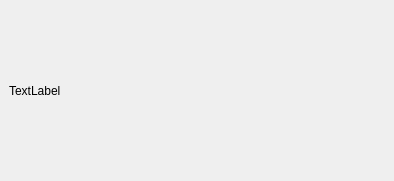
<?xml version="1.0" encoding="UTF-8"?>
<ui version="4.0">
 <class>MainWindow</class>
 <widget class="QMainWindow" name="MainWindow">
  <property name="geometry">
   <rect>
    <x>0</x>
    <y>0</y>
    <width>394</width>
    <height>181</height>
   </rect>
  </property>
  <property name="windowTitle">
   <string>MainWindow</string>
  </property>
  <widget class="QWidget" name="centralwidget">
   <layout class="QVBoxLayout" name="verticalLayout_2">
    <item>
     <layout class="QVBoxLayout" name="verticalLayout">
      <item>
       <widget class="QLabel" name="label">
        <property name="text">
         <string>TextLabel</string>
        </property>
       </widget>
      </item>
     </layout>
    </item>
   </layout>
  </widget>
  <widget class="QMenuBar" name="menubar">
   <property name="geometry">
    <rect>
     <x>0</x>
     <y>0</y>
     <width>394</width>
     <height>21</height>
    </rect>
   </property>
  </widget>
 </widget>
 <resources/>
 <connections/>
</ui>
